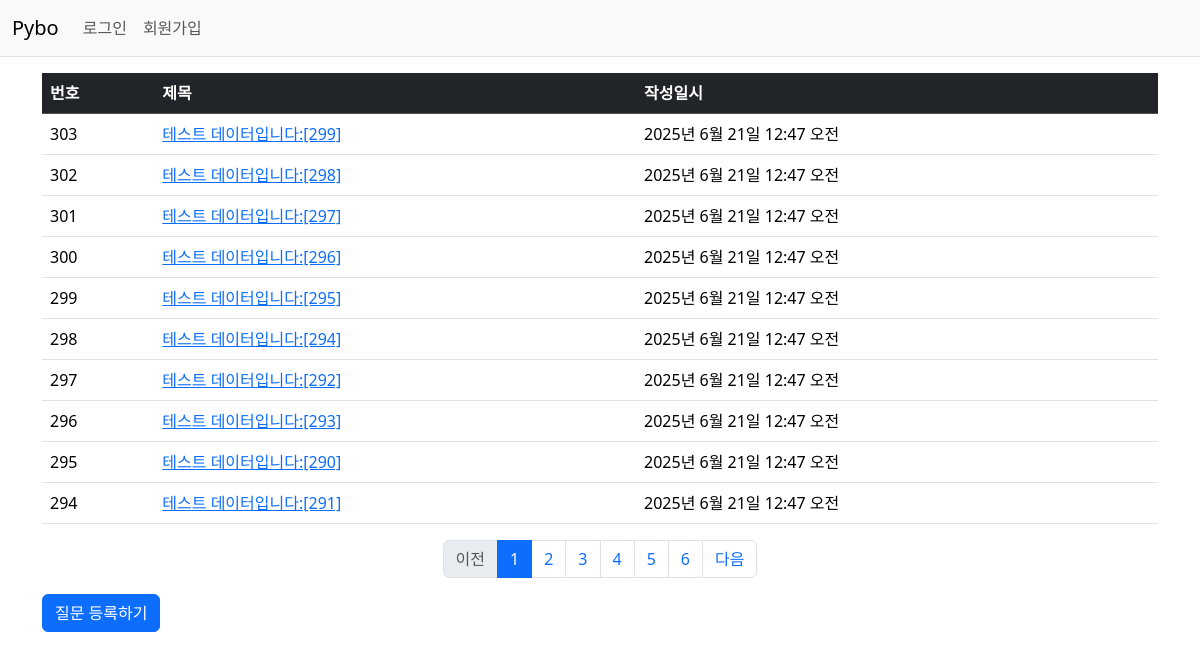
Screenshot of /pybo/ with the database file from the repository.
### pybo/models.py (models this page shows, shortened)
class Question(models.Model) :
    subject = models.CharField(max_length=200) #글자수가 제한된 텍스트
    content = models.TextField() #글자수가 제한되지 않은 텍스트
    create_date = models.DateTimeField() #날짜와 시간 정보를 저장

### pybo/views.py (the view)
# urls.py: path('', views.index, name='index'),  # '/' 에 해당되는 path
def index(request):
    page = request.GET.get('page', '1')  # 페이지
    question_list = Question.objects.order_by('-create_date') #- : 역방향 정렬
    paginator = Paginator(question_list, 10)  # 페이지당 10개씩 보여주기
    page_obj = paginator.get_page(page)
    context = {'question_list': page_obj}
    return render(request, 'pybo/question_list.html', context)

### pybo/templatetags/pybo_filter.py (called while the page is built)
@register.filter
def sub(value, arg):
    return value - arg

### templates/pybo/question_list.html (shortened to what this page needs)
<!DOCTYPE html>
<html lang="en">
<head>
</head>
<body>
    {% extends 'base.html' %}
    {% load pybo_filter %}
    {% block content %}
    <div class="container my-3">
    <table class="table">
        <thead>
        <tr class="table-dark">
            <th>번호</th>
            <th>제목</th>
            <th>작성일시</th>
        </tr>
        </thead>
        <tbody>
        {% if question_list %}
        {% for question in question_list %}
        <tr>
            <td>
                {{ question_list.paginator.count|sub:question_list.start_index|sub:forloop.counter0|add:1 }}
            </td>
            <td>
                <a href="{% url 'pybo:detail' question.id %}">{{ question.subject }}</a>
            <td>{{ question.create_date }}</td>
        </tr>
        {% endfor %}
        {% else %}
        <tr>
            <td colspan="3">질문이 없습니다.</td>
        </tr>
        {% endif %}
        </tbody>
    </table>
    <ul class="pagination justify-content-center">
        {% if question_list.has_previous %}
        <li class="page-item">
            <a class="page-link" href="?page={{ question_list.previous_page_number }}">이전</a>
        </li>
        {% else %}
        <li class="page-item disabled">
            <a class="page-link" tabindex="-1" aria-disabled="true" href="#">이전</a>
        </li>
        {% endif %}
        {% for page_number in question_list.paginator.page_range %}
        {% if page_number >= question_list.number|add:-5 and page_number <= question_list.number|add:5 %}
        {% if page_number == question_list.number %}
        <li class="page-item active" aria-current="page">
            <a class="page-link" href="?page={{ page_number }}">{{ page_number }}</a>
        </li>
        {% else %}
        <li class="page-item">
            <a class="page-link" href="?page={{ page_number }}">{{ page_number }}</a>
        </li>
        {% endif %}
        {% endif %}
        {% endfor %}
        {% if question_list.has_next %}
        <li class="page-item">
            <a class="page-link" href="?page={{ question_list.next_page_number }}">다음</a>
        </li>
        {% else %}
        <li class="page-item disabled">
            <a class="page-link" tabindex="-1" aria-disabled="true" href="#">다음</a>
        </li>
        {% endif %}
    </ul>
    <a href="{% url 'pybo:question_create' %}" class="btn btn-primary">질문 등록하기</a>
    </div>
    {% endblock %}

### templates/base.html (shortened to what this page needs)
{% load static %}
<!doctype html>
<html lang="ko">
<head>
    <link rel="stylesheet" type="text/css" href="{% static 'bootstrap.min.css' %}">
    <link rel="stylesheet" type="text/css" href="{% static 'style.css' %}">
</head>
<body>
    {% include "navbar.html" %}
    {% block content %}
    {% endblock %}
</body>
</html>

### templates/navbar.html (shortened to what this page needs)
<!DOCTYPE html>
<html lang="en">
<head>
</head>
<body>
    <nav class="navbar navbar-expand-lg navbar-light bg-light border-bottom">
        <div class="container-fluid">
            <a class="navbar-brand" href="{% url 'pybo:index' %}">Pybo</a>
            <div class="collapse navbar-collapse" id="navbarSupportedContent">
                <ul class="navbar-nav me-auto mb-2 mb-lg-0">
                    <li class="nav-item">
                        {% if user.is_authenticated %}
                        <a class="nav-link" href="{% url 'common:logout' %}">{{ user.username }} (로그아웃)</a>
                        {% else %}
                        <a class="nav-link" href="{% url 'common:login' %}">로그인</a>
                        {% endif %}
                    </li>
                    <li>
                    {% if not user.is_authenticated %}
                    <a class="nav-link" href="{% url 'common:signup' %}">회원가입</a>
                    {% endif %}
                    </li>
                </ul>
            </div>
        </div>
    </nav>
</body>
</html>

### rows the page displays
Question: paginator.count|sub "303", subject "테스트 데이터입니다:[299]", create_date "2025년 6월 21일 12:47 오전"
Question: paginator.count|sub "302", subject "테스트 데이터입니다:[298]", create_date "2025년 6월 21일 12:47 오전"
Question: paginator.count|sub "301", subject "테스트 데이터입니다:[297]", create_date "2025년 6월 21일 12:47 오전"
Question: paginator.count|sub "300", subject "테스트 데이터입니다:[296]", create_date "2025년 6월 21일 12:47 오전"
Question: paginator.count|sub "299", subject "테스트 데이터입니다:[295]", create_date "2025년 6월 21일 12:47 오전"
Question: paginator.count|sub "298", subject "테스트 데이터입니다:[294]", create_date "2025년 6월 21일 12:47 오전"
Question: paginator.count|sub "297", subject "테스트 데이터입니다:[292]", create_date "2025년 6월 21일 12:47 오전"
Question: paginator.count|sub "296", subject "테스트 데이터입니다:[293]", create_date "2025년 6월 21일 12:47 오전"
Question: paginator.count|sub "295", subject "테스트 데이터입니다:[290]", create_date "2025년 6월 21일 12:47 오전"
Question: paginator.count|sub "294", subject "테스트 데이터입니다:[291]", create_date "2025년 6월 21일 12:47 오전"

### other values shown
{{ page_number }} "1"
{{ page_number }} "2" "3" "4" "5" "6"
